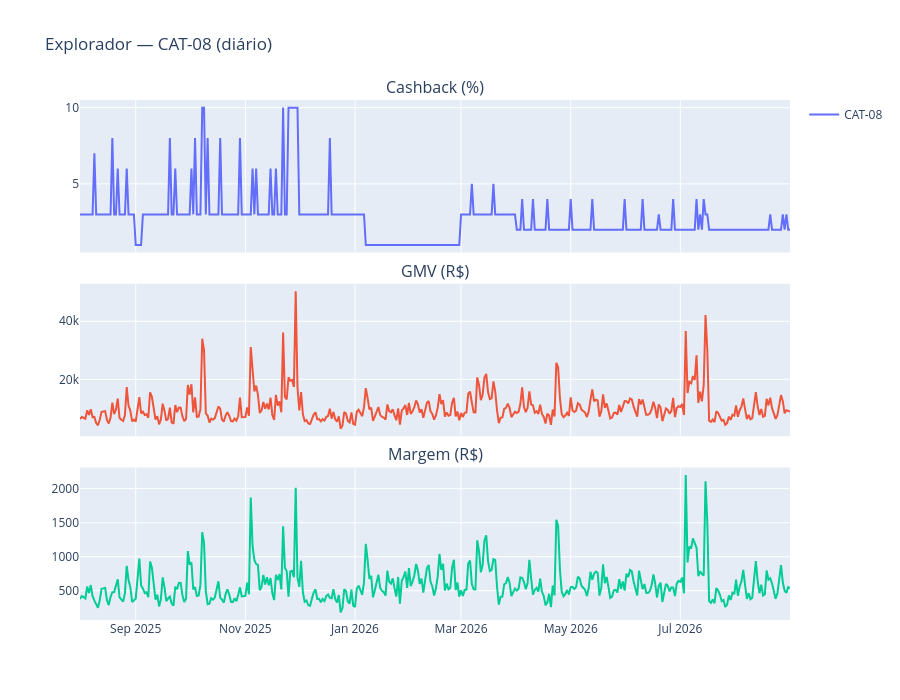

Notebook source saved alongside this figure:
### Code cell
# ===== FASE 2 — explorador interativo (Plotly) =====
import plotly.graph_objects as go
from plotly.subplots import make_subplots

def explorar(categorias, freq="D"):
    """
    categorias: lista de códigos, ex ["CAT-08", "CAT-17"]
    freq: "D" = diário | "M" = mensal (visão macro)
    """
    if isinstance(categorias, str):
        categorias = [categorias]

    fig = make_subplots(
        rows=3, cols=1, shared_xaxes=True, vertical_spacing=0.06,
        subplot_titles=("Cashback (%)", "GMV (R$)", "Margem (R$)"),
    )

    for cat in categorias:
        d = serie_diaria[serie_diaria["categoria"] == cat].copy().sort_values("data")

        if freq == "M":
            # visão macro: agrega por mês. GMV/margem somam, cashback vira média do mês
            g = d.set_index("data").resample("MS").agg(
                gmv=("gmv", "sum"),
                margem_rs=("margem_rs", "sum"),
                cashback_pct=("cashback_pct", "mean"),
            ).reset_index()
            x = g["data"]
            cb, gmv, mg = g["cashback_pct"], g["gmv"], g["margem_rs"]
        else:
            x = d["data"]
            cb, gmv, mg = d["cashback_pct"], d["gmv"], d["margem_rs"]

        fig.add_trace(go.Scatter(x=x, y=cb, name=cat, legendgroup=cat,
                                 mode="lines"), row=1, col=1)
        fig.add_trace(go.Scatter(x=x, y=gmv, name=cat, legendgroup=cat,
                                 showlegend=False, mode="lines"), row=2, col=1)
        fig.add_trace(go.Scatter(x=x, y=mg, name=cat, legendgroup=cat,
                                 showlegend=False, mode="lines"), row=3, col=1)

    fig.update_layout(height=700, hovermode="x unified",
                      title=f"Explorador — {', '.join(categorias)} ({'mensal' if freq=='M' else 'diário'})")
    fig.show()

# --- exemplo: rode e depois troque as categorias ---
explorar(["CAT-08"], freq="D")

### Figure 1 — Plotly figure (JSON) as saved in the notebook; plotly's stock layout.template omitted (floating-point values rounded to 4 significant figures; data arrays with more than 128 entries replaced by an {"elided": "..."} marker saying what was removed)
{"data": [{"legendgroup": "CAT-08", "mode": "lines", "name": "CAT-08", "type": "scatter", "x": {"elided": "396 str values"}, "xaxis": "x", "y": {"elided": "396 float values"}, "yaxis": "y"}, {"legendgroup": "CAT-08", "mode": "lines", "name": "CAT-08", "showlegend": false, "type": "scatter", "x": {"elided": "396 str values"}, "xaxis": "x2", "y": {"elided": "396 float values"}, "yaxis": "y2"}, {"legendgroup": "CAT-08", "mode": "lines", "name": "CAT-08", "showlegend": false, "type": "scatter", "x": {"elided": "396 str values"}, "xaxis": "x3", "y": {"elided": "396 float values"}, "yaxis": "y3"}], "layout": {"annotations": [{"font": {"size": 16}, "showarrow": false, "text": "Cashback (%)", "x": 0.5, "xanchor": "center", "xref": "paper", "y": 1, "yanchor": "bottom", "yref": "paper"}, {"font": {"size": 16}, "showarrow": false, "text": "GMV (R$)", "x": 0.5, "xanchor": "center", "xref": "paper", "y": 0.6467, "yanchor": "bottom", "yref": "paper"}, {"font": {"size": 16}, "showarrow": false, "text": "Margem (R$)", "x": 0.5, "xanchor": "center", "xref": "paper", "y": 0.2933, "yanchor": "bottom", "yref": "paper"}], "height": 700, "hovermode": "x unified", "title": {"text": "Explorador — CAT-08 (diário)"}, "xaxis": {"anchor": "y", "domain": [0, 1], "matches": "x3", "showticklabels": false}, "xaxis2": {"anchor": "y2", "domain": [0, 1], "matches": "x3", "showticklabels": false}, "xaxis3": {"anchor": "y3", "domain": [0, 1]}, "yaxis": {"anchor": "x", "domain": [0.7067, 1]}, "yaxis2": {"anchor": "x2", "domain": [0.3533, 0.6467]}, "yaxis3": {"anchor": "x3", "domain": [0, 0.2933]}}}
